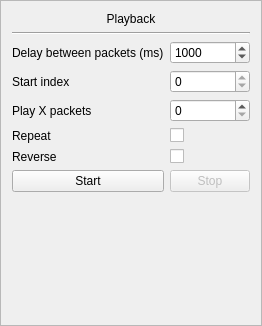
<?xml version="1.0" encoding="UTF-8"?>
<ui version="4.0">
 <class>Playback</class>
 <widget class="QFrame" name="Playback">
  <property name="geometry">
   <rect>
    <x>0</x>
    <y>0</y>
    <width>248</width>
    <height>326</height>
   </rect>
  </property>
  <property name="windowTitle">
   <string>Form</string>
  </property>
  <property name="frameShape">
   <enum>QFrame::StyledPanel</enum>
  </property>
  <property name="frameShadow">
   <enum>QFrame::Sunken</enum>
  </property>
  <layout class="QVBoxLayout" name="verticalLayout">
   <item>
    <widget class="QLabel" name="label">
     <property name="text">
      <string>Playback</string>
     </property>
     <property name="alignment">
      <set>Qt::AlignCenter</set>
     </property>
    </widget>
   </item>
   <item>
    <widget class="Line" name="line">
     <property name="orientation">
      <enum>Qt::Horizontal</enum>
     </property>
    </widget>
   </item>
   <item>
    <layout class="QGridLayout" name="gridLayout">
     <item row="0" column="0">
      <widget class="QLabel" name="label_2">
       <property name="text">
        <string>Delay between packets (ms)</string>
       </property>
      </widget>
     </item>
     <item row="0" column="1">
      <widget class="QSpinBox" name="delayBox">
       <property name="minimum">
        <number>10</number>
       </property>
       <property name="maximum">
        <number>16777215</number>
       </property>
       <property name="value">
        <number>1000</number>
       </property>
      </widget>
     </item>
     <item row="1" column="0">
      <widget class="QLabel" name="label_3">
       <property name="text">
        <string>Start index</string>
       </property>
      </widget>
     </item>
     <item row="1" column="1">
      <widget class="QSpinBox" name="startBox">
       <property name="maximum">
        <number>0</number>
       </property>
      </widget>
     </item>
     <item row="2" column="0">
      <widget class="QLabel" name="label_4">
       <property name="text">
        <string>Play X packets</string>
       </property>
      </widget>
     </item>
     <item row="2" column="1">
      <widget class="QSpinBox" name="cntBox">
       <property name="maximum">
        <number>16777215</number>
       </property>
      </widget>
     </item>
     <item row="5" column="0">
      <widget class="QPushButton" name="startBtn">
       <property name="text">
        <string>Start</string>
       </property>
      </widget>
     </item>
     <item row="5" column="1">
      <widget class="QPushButton" name="stopButton">
       <property name="enabled">
        <bool>false</bool>
       </property>
       <property name="text">
        <string>Stop</string>
       </property>
      </widget>
     </item>
     <item row="3" column="0">
      <widget class="QLabel" name="label_5">
       <property name="text">
        <string>Repeat</string>
       </property>
      </widget>
     </item>
     <item row="3" column="1">
      <widget class="QCheckBox" name="repeatBox">
       <property name="text">
        <string notr="true"/>
       </property>
      </widget>
     </item>
     <item row="4" column="0">
      <widget class="QLabel" name="label_6">
       <property name="text">
        <string>Reverse</string>
       </property>
      </widget>
     </item>
     <item row="4" column="1">
      <widget class="QCheckBox" name="reverseBox">
       <property name="text">
        <string/>
       </property>
      </widget>
     </item>
    </layout>
   </item>
   <item>
    <spacer name="verticalSpacer">
     <property name="orientation">
      <enum>Qt::Vertical</enum>
     </property>
     <property name="sizeHint" stdset="0">
      <size>
       <width>20</width>
       <height>40</height>
      </size>
     </property>
    </spacer>
   </item>
  </layout>
 </widget>
 <resources/>
 <connections/>
</ui>
